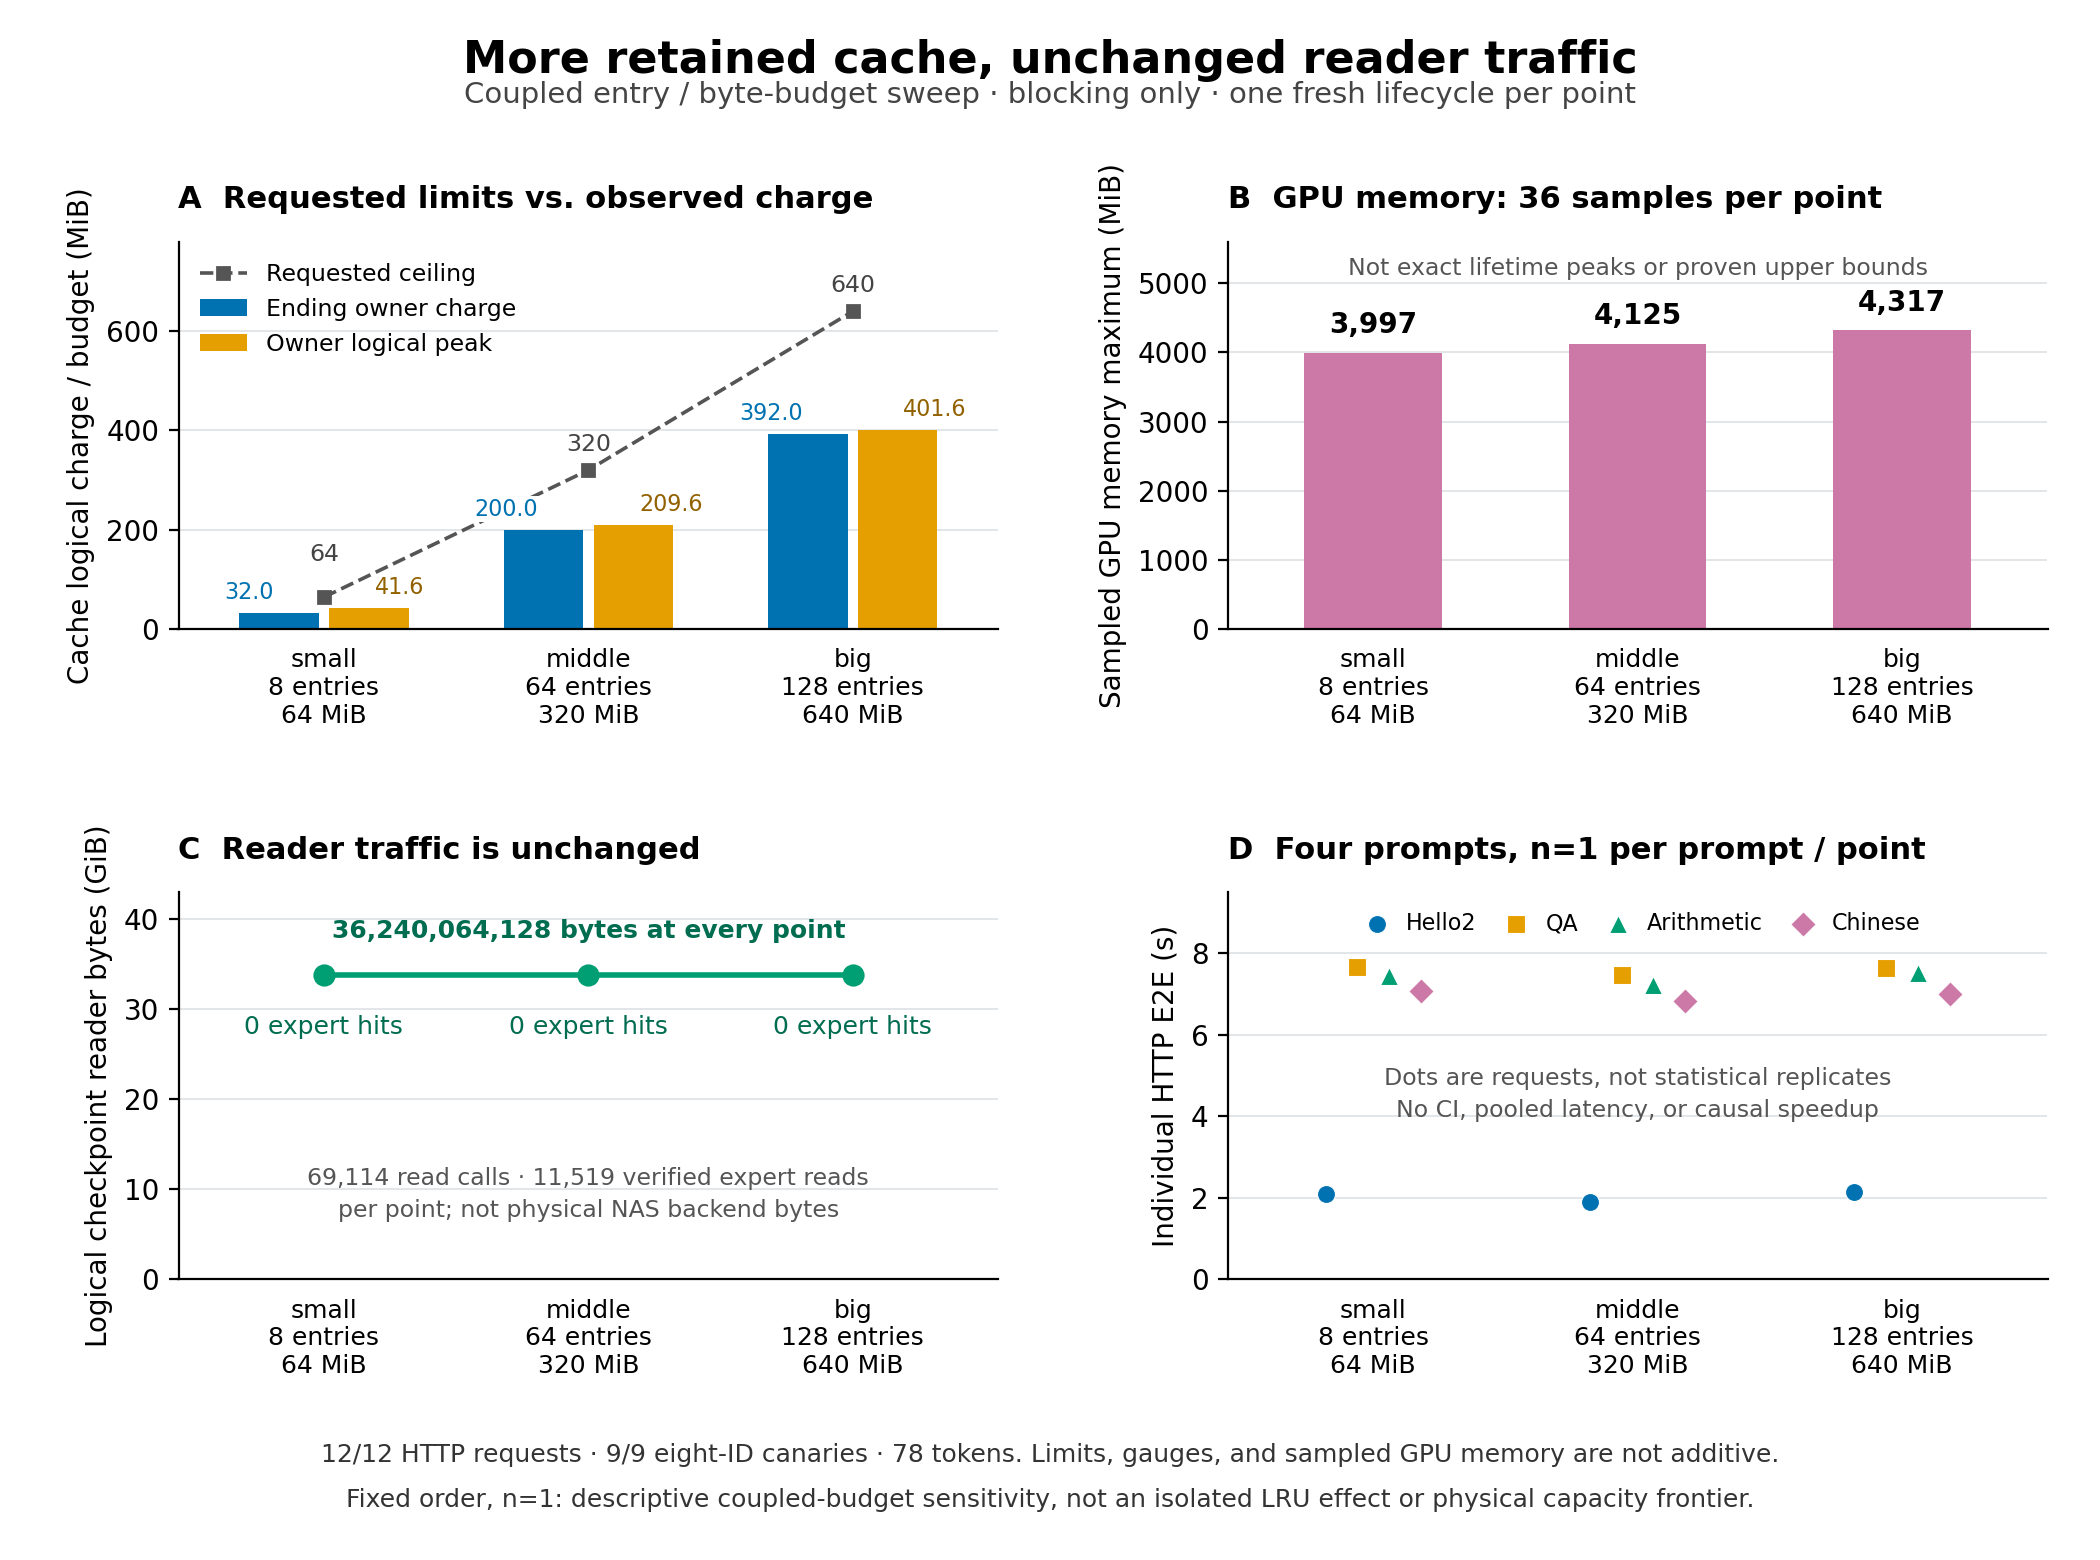

Python code for this plot:
#!/usr/bin/env python3
"""CPU-only cache-pressure figure; verify public typed records before plotting."""
import argparse
from datetime import datetime, timezone
import importlib.util
import os
from pathlib import Path
import tempfile

HERE = Path(__file__).resolve().parent
BUNDLE = HERE.parent / "experiments/storage_demand/pressure_fault_v1/publication_pressure_v1"


def plot(bundle=BUNDLE, output=HERE):
    spec = importlib.util.spec_from_file_location("pressure_public_verify", bundle / "verify.py")
    verifier = importlib.util.module_from_spec(spec)
    spec.loader.exec_module(verifier)
    result = verifier.derive(verifier.load_bundle(bundle))
    # Keep font caches outside both the repository and the user's default cache.
    with tempfile.TemporaryDirectory(prefix="cache-pressure-mpl-") as cache:
        os.environ["MPLCONFIGDIR"] = cache
        import matplotlib
        matplotlib.use("Agg")
        import matplotlib.pyplot as plt

        from matplotlib.ticker import MultipleLocator

        plt.rcParams.update({"font.family": "DejaVu Sans", "font.size": 10,
                             "axes.titlesize": 11, "axes.labelsize": 10,
                             "legend.fontsize": 8.5, "pdf.fonttype": 42,
                             "ps.fonttype": 42, "axes.spines.top": False,
                             "axes.spines.right": False, "axes.axisbelow": True})
        blue, orange, green, purple = "#0072B2", "#E69F00", "#009E73", "#CC79A7"
        points = result["points"]
        x = list(range(3))
        labels = [f'{p["point"]}\n{p["requested_entries"]} entries\n{p["requested_cache_bytes"] / 2**20:g} MiB'
                  for p in points]
        fig, axes = plt.subplots(2, 2, figsize=(10.5, 7.8))
        fig.subplots_adjust(left=0.085, right=0.975, top=0.845, bottom=0.18, wspace=0.28, hspace=0.68)
        fig.suptitle("More retained cache, unchanged reader traffic", fontsize=16, weight="bold", y=0.975)
        fig.text(0.5, 0.934, "Coupled entry / byte-budget sweep · blocking only · one fresh lifecycle per point",
                 ha="center", fontsize=10.5, color="#444444")
        for ax in axes.flat:
            ax.set_xticks(x, labels)
            ax.set_xlim(-0.55, 2.55)
            ax.tick_params(axis="x", length=0, pad=7, labelsize=9)
            ax.grid(axis="y", color="#E3E6E8", linewidth=0.7)

        ax = axes[0, 0]
        ending = [p["final_owner_cache"]["charged_bytes"] / 2**20 for p in points]
        peak = [p["final_owner_cache"]["peak_bytes"] / 2**20 for p in points]
        caps = [p["requested_cache_bytes"] / 2**20 for p in points]
        ax.bar([i - .17 for i in x], ending, width=.30, color=blue, label="Ending owner charge")
        ax.bar([i + .17 for i in x], peak, width=.30, color=orange, label="Owner logical peak")
        ax.plot(x, caps, "s--", color="#555555", linewidth=1.3, markersize=4, label="Requested ceiling")
        for i, end, maximum, cap in zip(x, ending, peak, caps):
            ax.annotate(f"{end:.1f}", (i - .17, end), xytext=(-2, 5), textcoords="offset points",
                        ha="right", fontsize=8, color=blue,
                        bbox=dict(facecolor="white", edgecolor="none", pad=.5))
            ax.annotate(f"{maximum:.1f}", (i + .17, maximum), xytext=(2, 5), textcoords="offset points",
                        ha="left", fontsize=8, color="#926100")
            ax.annotate(f"{cap:g}", (i, cap), xytext=(0, 13 if i == 0 else 7), textcoords="offset points",
                        ha="center", fontsize=8.5, color="#444444")
        ax.set_ylim(0, 780)
        ax.yaxis.set_major_locator(MultipleLocator(200))
        ax.set_ylabel("Cache logical charge / budget (MiB)")
        ax.set_title("A  Requested limits vs. observed charge", loc="left", pad=12, weight="bold")
        handles, legend_labels = ax.get_legend_handles_labels()
        ax.legend(handles, legend_labels, loc="upper left", frameon=False)

        ax = axes[0, 1]
        gpu = [p["memory_sample_bounds"]["device_gpu"]["sampled_max_bytes"] / 2**20 for p in points]
        ax.bar(x, gpu, width=.52, color=purple)
        for i, value in zip(x, gpu):
            ax.annotate(f"{value:,.0f}", (i, value), xytext=(0, 7), textcoords="offset points", ha="center", weight="bold")
        ax.set_ylim(0, 5600)
        ax.yaxis.set_major_locator(MultipleLocator(1000))
        ax.set_ylabel("Sampled GPU memory maximum (MiB)")
        ax.set_title("B  GPU memory: 36 samples per point", loc="left", pad=12, weight="bold")
        ax.text(.5, .96, "Not exact lifetime peaks or proven upper bounds", transform=ax.transAxes,
                ha="center", va="top", fontsize=8.5, color="#555555")

        ax = axes[1, 0]
        reads = [p["invocation_counter_totals"]["checkpoint_read_bytes"] / 2**30 for p in points]
        ax.plot(x, reads, "o-", color=green, linewidth=2, markersize=7)
        for i, p in zip(x, points):
            ax.annotate(f'{p["invocation_counter_totals"]["expert_hits"]} expert hits', (i, reads[i]),
                        xytext=(0, -21), textcoords="offset points", ha="center", fontsize=9, color="#006C50")
        ax.set_ylim(0, 43)
        ax.yaxis.set_major_locator(MultipleLocator(10))
        ax.set_ylabel("Logical checkpoint reader bytes (GiB)")
        ax.set_title("C  Reader traffic is unchanged", loc="left", pad=12, weight="bold")
        ax.text(.5, .93, "36,240,064,128 bytes at every point", transform=ax.transAxes,
                ha="center", va="top", fontsize=9, weight="bold", color="#006C50")
        ax.text(.5, .16, "69,114 read calls · 11,519 verified expert reads\nper point; not physical NAS backend bytes",
                transform=ax.transAxes, ha="center", fontsize=8.5, color="#555555", linespacing=1.5)

        ax = axes[1, 1]
        names = ("Hello2", "QA", "Arithmetic", "Chinese")
        colors = (blue, orange, green, purple)
        markers = ("o", "s", "^", "D")
        for index, (name, color, marker) in enumerate(zip(names, colors, markers)):
            y = [p["requests"][index]["http_e2e_seconds"] for p in points]
            ax.scatter([i + (index - 1.5) * .12 for i in x], y, s=42, marker=marker,
                       color=color, label=name, edgecolors="white", linewidths=.4, zorder=3)
        ax.set_ylim(0, 9.5)
        ax.yaxis.set_major_locator(MultipleLocator(2))
        ax.set_ylabel("Individual HTTP E2E (s)")
        ax.set_title("D  Four prompts, n=1 per prompt / point", loc="left", pad=12, weight="bold")
        ax.legend(loc="upper center", ncol=4, frameon=False, columnspacing=.8, handletextpad=.3,
                  fontsize=8)
        ax.text(.5, .42, "Dots are requests, not statistical replicates\nNo CI, pooled latency, or causal speedup",
                transform=ax.transAxes, ha="center", fontsize=8.5, color="#555555", linespacing=1.5)
        fig.text(.5, .063, "12/12 HTTP requests · 9/9 eight-ID canaries · 78 tokens. Limits, gauges, and sampled GPU memory are not additive.",
                 ha="center", fontsize=9, color="#333333")
        fig.text(.5, .034, "Fixed order, n=1: descriptive coupled-budget sensitivity, not an isolated LRU effect or physical capacity frontier.",
                 ha="center", fontsize=9, color="#333333")
        output = Path(output)
        if not output.is_dir():
            raise ValueError("output directory must already exist")
        created = datetime(2026, 10, 15, tzinfo=timezone.utc)
        fig.savefig(output / "cache-pressure-budget.pdf", metadata={"Title": "Coupled cache-budget pressure observations",
                    "Author": "Ferrule", "CreationDate": created, "ModDate": created})
        fig.savefig(output / "cache-pressure-budget.png", dpi=200, metadata={"Software": "Ferrule cache-pressure-budget.py"})
        plt.close(fig)
    print("Verified public records; wrote cache-pressure-budget.pdf and cache-pressure-budget.png")


if __name__ == "__main__":
    parser = argparse.ArgumentParser(description=__doc__)
    parser.add_argument("--bundle", type=Path, default=BUNDLE)
    parser.add_argument("--output", type=Path, default=HERE)
    args = parser.parse_args()
    plot(args.bundle, args.output)
